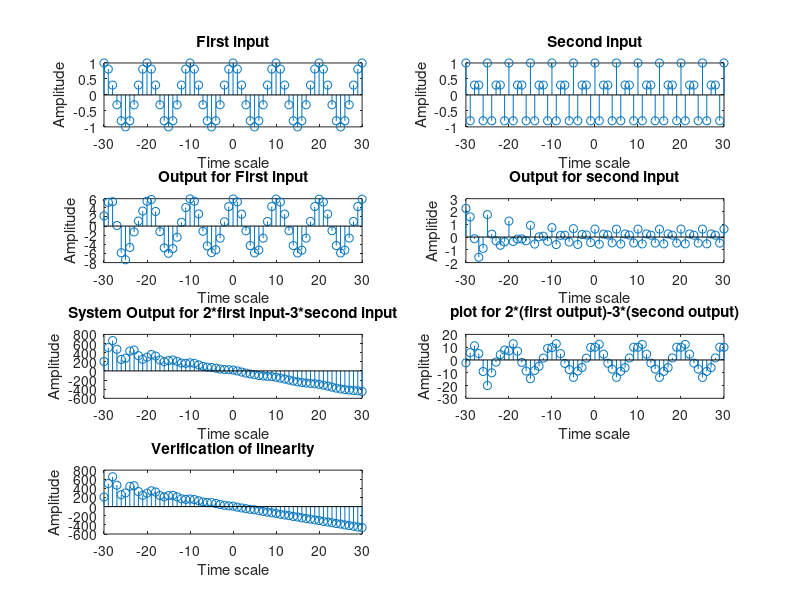

This figure's MATLAB source:
clc
clear all
close all

n=-30:30;

x1_n=cos(2*pi*0.1*n);
subplot(4,2,1);
stem(n,x1_n);
xlabel('Time scale');
ylabel('Amplitude');
title('First input');

x2_n=cos(2*pi*0.4*n);
subplot(4,2,2);
stem(n,x2_n);
xlabel('Time scale');
ylabel('Amplitude');
title('Second input');

num=[2.2403 2.4908 2.2403];
den=[1 -0.4 0.75];

y1=filter(num,den,x1_n);
subplot(4,2,3);
stem(n,y1);
xlabel('Time scale');
ylabel('Amplitude');
title('Output for First input');

y2=filter(num,den,x2_n);
subplot(4,2,4);
stem(n,y2);
xlabel('Time scale');
ylabel('Amplitide');
title('Output for second input');

x_n=2*x1_n-3*n;
y3_n=filter(num,den,x_n);
subplot(4,2,5);
stem(n,y3_n);
xlabel('Time scale');
ylabel('Amplitude');
title('System Output for 2*first input-3*second input');

y4_n=2*y1-3*y2;
subplot(4,2,6);
stem(n,y4_n);
xlabel('Time scale');
ylabel('Amplitude');
title('plot for 2*(first output)-3*(second output)');

z=y3_n-y4_n;
subplot(4,2,7);
stem(n,z);
xlabel('Time scale');
ylabel('Amplitude');
title('Verification of linearity');